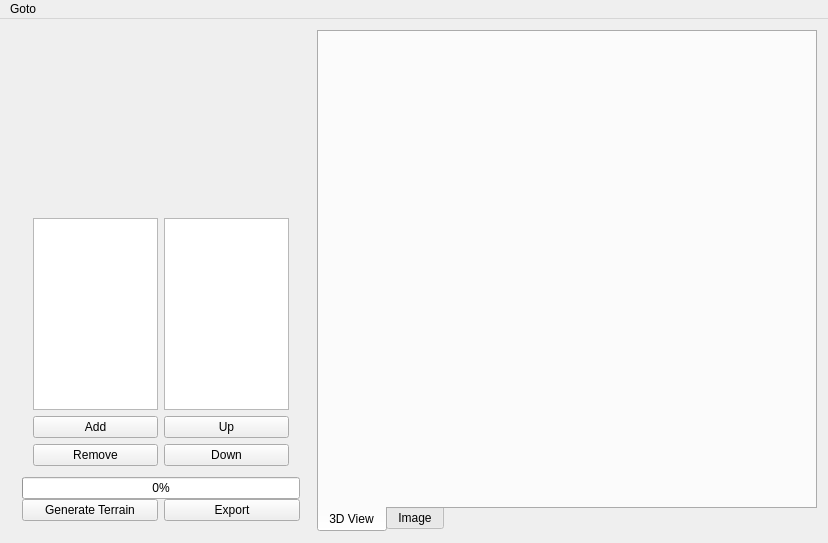
<?xml version="1.0" encoding="UTF-8"?>
<ui version="4.0">
 <class>Application</class>
 <widget class="QMainWindow" name="Application">
  <property name="geometry">
   <rect>
    <x>0</x>
    <y>0</y>
    <width>828</width>
    <height>543</height>
   </rect>
  </property>
  <property name="sizePolicy">
   <sizepolicy hsizetype="Preferred" vsizetype="Preferred">
    <horstretch>0</horstretch>
    <verstretch>0</verstretch>
   </sizepolicy>
  </property>
  <property name="windowTitle">
   <string>HonoursProject (B00176646)</string>
  </property>
  <widget class="QWidget" name="centralWidget">
   <layout class="QGridLayout" name="gridLayout">
    <property name="margin">
     <number>0</number>
    </property>
    <property name="spacing">
     <number>0</number>
    </property>
    <item row="0" column="0">
     <widget class="QStackedWidget" name="stackedWidget_2">
      <property name="currentIndex">
       <number>0</number>
      </property>
      <widget class="QWidget" name="terrain_page">
       <layout class="QHBoxLayout" name="horizontalLayout_8">
        <item>
         <widget class="QWidget" name="widget_2" native="true">
          <property name="maximumSize">
           <size>
            <width>300</width>
            <height>16777215</height>
           </size>
          </property>
          <layout class="QGridLayout" name="gridLayout_3">
           <item row="0" column="0">
            <layout class="QVBoxLayout" name="verticalLayout">
             <property name="spacing">
              <number>0</number>
             </property>
             <item>
              <widget class="QStackedWidget" name="stackedWidget">
               <property name="currentIndex">
                <number>0</number>
               </property>
               <widget class="QWidget" name="terrain_default_param"/>
               <widget class="QWidget" name="terrain_hydraulic_erosion">
                <layout class="QGridLayout" name="gridLayout_6">
                 <item row="0" column="0">
                  <layout class="QFormLayout" name="formLayout_4">
                   <item row="0" column="0">
                    <widget class="QLabel" name="label_8">
                     <property name="text">
                      <string>Water Const</string>
                     </property>
                    </widget>
                   </item>
                   <item row="1" column="0">
                    <widget class="QLabel" name="label_9">
                     <property name="text">
                      <string>Solubility</string>
                     </property>
                    </widget>
                   </item>
                   <item row="3" column="0">
                    <widget class="QLabel" name="label_10">
                     <property name="text">
                      <string>Evaporation Coef.</string>
                     </property>
                    </widget>
                   </item>
                   <item row="4" column="0">
                    <widget class="QLabel" name="label_11">
                     <property name="text">
                      <string>Num Iterations</string>
                     </property>
                    </widget>
                   </item>
                   <item row="2" column="0">
                    <widget class="QLabel" name="label_12">
                     <property name="text">
                      <string>Sediment Capacity</string>
                     </property>
                    </widget>
                   </item>
                   <item row="4" column="1">
                    <widget class="QSpinBox" name="terrain_he_num_iterations">
                     <property name="maximum">
                      <number>10000</number>
                     </property>
                    </widget>
                   </item>
                   <item row="3" column="1">
                    <widget class="QDoubleSpinBox" name="terrain_he_evap_coef">
                     <property name="maximum">
                      <double>100.000000000000000</double>
                     </property>
                     <property name="singleStep">
                      <double>0.010000000000000</double>
                     </property>
                    </widget>
                   </item>
                   <item row="2" column="1">
                    <widget class="QDoubleSpinBox" name="terrain_he_sed_cap">
                     <property name="maximum">
                      <double>100.000000000000000</double>
                     </property>
                     <property name="singleStep">
                      <double>0.020000000000000</double>
                     </property>
                    </widget>
                   </item>
                   <item row="1" column="1">
                    <widget class="QDoubleSpinBox" name="terrain_he_solubility">
                     <property name="maximum">
                      <double>1.000000000000000</double>
                     </property>
                     <property name="singleStep">
                      <double>0.010000000000000</double>
                     </property>
                    </widget>
                   </item>
                   <item row="0" column="1">
                    <widget class="QDoubleSpinBox" name="terrain_he_water_const">
                     <property name="maximum">
                      <double>10.000000000000000</double>
                     </property>
                     <property name="singleStep">
                      <double>0.020000000000000</double>
                     </property>
                    </widget>
                   </item>
                  </layout>
                 </item>
                </layout>
               </widget>
               <widget class="QWidget" name="terrain_voronoi_diagram">
                <layout class="QGridLayout" name="gridLayout_9">
                 <item row="0" column="0">
                  <layout class="QFormLayout" name="formLayout_7">
                   <property name="fieldGrowthPolicy">
                    <enum>QFormLayout::AllNonFixedFieldsGrow</enum>
                   </property>
                   <item row="1" column="0">
                    <widget class="QLabel" name="label_17">
                     <property name="text">
                      <string>Num Points</string>
                     </property>
                    </widget>
                   </item>
                   <item row="1" column="1">
                    <widget class="QSpinBox" name="terrain_vd_num_points">
                     <property name="maximum">
                      <number>10000</number>
                     </property>
                    </widget>
                   </item>
                   <item row="2" column="0">
                    <widget class="QLabel" name="label_18">
                     <property name="text">
                      <string>Weight A</string>
                     </property>
                    </widget>
                   </item>
                   <item row="3" column="0">
                    <widget class="QLabel" name="label_19">
                     <property name="text">
                      <string>Weight B</string>
                     </property>
                    </widget>
                   </item>
                   <item row="2" column="1">
                    <widget class="QDoubleSpinBox" name="terrain_vd_weight_a">
                     <property name="minimum">
                      <double>-10000.000000000000000</double>
                     </property>
                     <property name="maximum">
                      <double>10000.000000000000000</double>
                     </property>
                    </widget>
                   </item>
                   <item row="3" column="1">
                    <widget class="QDoubleSpinBox" name="terrain_vd_weight_b"/>
                   </item>
                   <item row="0" column="0">
                    <widget class="QLabel" name="label_20">
                     <property name="text">
                      <string>Seed</string>
                     </property>
                    </widget>
                   </item>
                   <item row="0" column="1">
                    <widget class="QSpinBox" name="terrain_vd_seed">
                     <property name="maximum">
                      <number>1000000</number>
                     </property>
                    </widget>
                   </item>
                  </layout>
                 </item>
                </layout>
               </widget>
               <widget class="QWidget" name="terrain_voronoi_stencil">
                <layout class="QGridLayout" name="gridLayout_10">
                 <item row="0" column="0">
                  <layout class="QFormLayout" name="formLayout_8">
                   <item row="0" column="0">
                    <widget class="QLabel" name="label_21">
                     <property name="text">
                      <string>Seed</string>
                     </property>
                    </widget>
                   </item>
                   <item row="3" column="0">
                    <widget class="QLabel" name="label_22">
                     <property name="text">
                      <string>White Value</string>
                     </property>
                    </widget>
                   </item>
                   <item row="4" column="0">
                    <widget class="QLabel" name="label_23">
                     <property name="text">
                      <string>Black Value</string>
                     </property>
                    </widget>
                   </item>
                   <item row="3" column="1">
                    <widget class="QDoubleSpinBox" name="terrain_vs_white_value">
                     <property name="minimum">
                      <double>-1.000000000000000</double>
                     </property>
                     <property name="maximum">
                      <double>1.000000000000000</double>
                     </property>
                     <property name="singleStep">
                      <double>0.020000000000000</double>
                     </property>
                    </widget>
                   </item>
                   <item row="4" column="1">
                    <widget class="QDoubleSpinBox" name="terrain_vs_black_value">
                     <property name="minimum">
                      <double>-1.000000000000000</double>
                     </property>
                     <property name="maximum">
                      <double>1.000000000000000</double>
                     </property>
                     <property name="singleStep">
                      <double>0.020000000000000</double>
                     </property>
                    </widget>
                   </item>
                   <item row="0" column="1">
                    <widget class="QSpinBox" name="terrain_vs_seed">
                     <property name="maximum">
                      <number>1000000</number>
                     </property>
                    </widget>
                   </item>
                   <item row="2" column="0">
                    <widget class="QLabel" name="label_25">
                     <property name="text">
                      <string>Probability</string>
                     </property>
                    </widget>
                   </item>
                   <item row="2" column="1">
                    <widget class="QSlider" name="terrain_vs_probability">
                     <property name="maximum">
                      <number>1000</number>
                     </property>
                     <property name="orientation">
                      <enum>Qt::Horizontal</enum>
                     </property>
                    </widget>
                   </item>
                   <item row="1" column="0">
                    <widget class="QLabel" name="label_26">
                     <property name="text">
                      <string>Num Points</string>
                     </property>
                    </widget>
                   </item>
                   <item row="1" column="1">
                    <widget class="QSpinBox" name="terrain_vs_num_feature_points">
                     <property name="maximum">
                      <number>10000</number>
                     </property>
                    </widget>
                   </item>
                  </layout>
                 </item>
                </layout>
               </widget>
               <widget class="QWidget" name="terrain_thermal_erosion">
                <layout class="QGridLayout" name="gridLayout_7">
                 <item row="0" column="0">
                  <layout class="QFormLayout" name="formLayout_5">
                   <item row="0" column="0">
                    <widget class="QLabel" name="label_13">
                     <property name="text">
                      <string>Num Iterations</string>
                     </property>
                    </widget>
                   </item>
                   <item row="0" column="1">
                    <widget class="QSpinBox" name="terrain_te_num_iterations">
                     <property name="toolTip">
                      <string>number of iterations of thermal erosion algorithm</string>
                     </property>
                     <property name="maximum">
                      <number>10000</number>
                     </property>
                    </widget>
                   </item>
                   <item row="1" column="0">
                    <widget class="QLabel" name="label_15">
                     <property name="text">
                      <string>Talus Angle</string>
                     </property>
                    </widget>
                   </item>
                   <item row="1" column="1">
                    <widget class="QDoubleSpinBox" name="terrain_te_talus_ratio">
                     <property name="maximum">
                      <double>10000.000000000000000</double>
                     </property>
                     <property name="singleStep">
                      <double>0.010000000000000</double>
                     </property>
                     <property name="value">
                      <double>0.200000000000000</double>
                     </property>
                    </widget>
                   </item>
                  </layout>
                 </item>
                </layout>
               </widget>
               <widget class="QWidget" name="terrain_inverse_thermal">
                <layout class="QGridLayout" name="gridLayout_8">
                 <item row="0" column="0">
                  <layout class="QFormLayout" name="formLayout_6">
                   <item row="0" column="0">
                    <widget class="QLabel" name="label_14">
                     <property name="text">
                      <string>Num Iterations</string>
                     </property>
                    </widget>
                   </item>
                   <item row="0" column="1">
                    <widget class="QSpinBox" name="terrain_ite_num_iterations">
                     <property name="maximum">
                      <number>10000</number>
                     </property>
                    </widget>
                   </item>
                   <item row="1" column="1">
                    <widget class="QDoubleSpinBox" name="terrain_ite_talus_angle">
                     <property name="maximum">
                      <double>1000000.000000000000000</double>
                     </property>
                     <property name="singleStep">
                      <double>0.010000000000000</double>
                     </property>
                     <property name="value">
                      <double>0.200000000000000</double>
                     </property>
                    </widget>
                   </item>
                   <item row="1" column="0">
                    <widget class="QLabel" name="label_16">
                     <property name="text">
                      <string>Talus Angle</string>
                     </property>
                    </widget>
                   </item>
                  </layout>
                 </item>
                </layout>
               </widget>
               <widget class="QWidget" name="terrain_perlin_noise">
                <layout class="QGridLayout" name="gridLayout_2">
                 <item row="0" column="0">
                  <layout class="QFormLayout" name="formLayout">
                   <property name="topMargin">
                    <number>0</number>
                   </property>
                   <item row="2" column="0">
                    <widget class="QLabel" name="label">
                     <property name="text">
                      <string>Start Octave</string>
                     </property>
                    </widget>
                   </item>
                   <item row="1" column="0">
                    <widget class="QLabel" name="label_2">
                     <property name="text">
                      <string>Persistance</string>
                     </property>
                    </widget>
                   </item>
                   <item row="2" column="1">
                    <widget class="QSpinBox" name="terrain_pl_start_octave"/>
                   </item>
                   <item row="0" column="0">
                    <widget class="QLabel" name="label_5">
                     <property name="text">
                      <string>Seed</string>
                     </property>
                    </widget>
                   </item>
                   <item row="0" column="1">
                    <widget class="QSpinBox" name="terrain_pl_seed">
                     <property name="maximum">
                      <number>1000000</number>
                     </property>
                    </widget>
                   </item>
                   <item row="3" column="0">
                    <widget class="QLabel" name="label_27">
                     <property name="text">
                      <string>End Octave</string>
                     </property>
                    </widget>
                   </item>
                   <item row="3" column="1">
                    <widget class="QSpinBox" name="terrain_pl_end_octave"/>
                   </item>
                   <item row="1" column="1">
                    <widget class="QSlider" name="terrain_pl_persistance">
                     <property name="maximum">
                      <number>1000</number>
                     </property>
                     <property name="value">
                      <number>500</number>
                     </property>
                     <property name="orientation">
                      <enum>Qt::Horizontal</enum>
                     </property>
                    </widget>
                   </item>
                  </layout>
                 </item>
                </layout>
               </widget>
               <widget class="QWidget" name="terrain_normalization">
                <layout class="QFormLayout" name="formLayout_2">
                 <property name="fieldGrowthPolicy">
                  <enum>QFormLayout::AllNonFixedFieldsGrow</enum>
                 </property>
                 <item row="0" column="0">
                  <widget class="QLabel" name="label_3">
                   <property name="text">
                    <string>Min Range</string>
                   </property>
                  </widget>
                 </item>
                 <item row="0" column="1">
                  <layout class="QHBoxLayout" name="horizontalLayout_7">
                   <item>
                    <widget class="QDoubleSpinBox" name="terrain_norm_min"/>
                   </item>
                  </layout>
                 </item>
                 <item row="1" column="0">
                  <widget class="QLabel" name="label_4">
                   <property name="text">
                    <string>Max Range</string>
                   </property>
                  </widget>
                 </item>
                 <item row="1" column="1">
                  <widget class="QDoubleSpinBox" name="terrain_norm_max"/>
                 </item>
                </layout>
               </widget>
               <widget class="QWidget" name="terrain_blend">
                <layout class="QGridLayout" name="gridLayout_5">
                 <item row="1" column="0">
                  <layout class="QFormLayout" name="formLayout_3">
                   <property name="fieldGrowthPolicy">
                    <enum>QFormLayout::AllNonFixedFieldsGrow</enum>
                   </property>
                   <item row="0" column="0">
                    <widget class="QLabel" name="label_24">
                     <property name="text">
                      <string>Blend Factor</string>
                     </property>
                    </widget>
                   </item>
                   <item row="0" column="1">
                    <widget class="QSlider" name="terrain_blend_factor">
                     <property name="maximum">
                      <number>1000</number>
                     </property>
                     <property name="orientation">
                      <enum>Qt::Horizontal</enum>
                     </property>
                    </widget>
                   </item>
                  </layout>
                 </item>
                </layout>
               </widget>
              </widget>
             </item>
             <item>
              <widget class="QWidget" name="widget" native="true">
               <layout class="QHBoxLayout" name="horizontalLayout_2">
                <property name="topMargin">
                 <number>1</number>
                </property>
                <item>
                 <layout class="QVBoxLayout" name="verticalLayout_5">
                  <property name="topMargin">
                   <number>0</number>
                  </property>
                  <item>
                   <widget class="QListWidget" name="terrain_oplist">
                    <property name="toolTip">
                     <string>List of available terrain operations</string>
                    </property>
                    <property name="whatsThis">
                     <string>List of available terrain operations</string>
                    </property>
                   </widget>
                  </item>
                  <item>
                   <widget class="QPushButton" name="terrain_add_op">
                    <property name="text">
                     <string>Add</string>
                    </property>
                   </widget>
                  </item>
                  <item>
                   <widget class="QPushButton" name="terrain_remove_op">
                    <property name="text">
                     <string>Remove</string>
                    </property>
                   </widget>
                  </item>
                 </layout>
                </item>
                <item>
                 <layout class="QVBoxLayout" name="verticalLayout_4">
                  <property name="topMargin">
                   <number>0</number>
                  </property>
                  <property name="rightMargin">
                   <number>0</number>
                  </property>
                  <item>
                   <widget class="QListWidget" name="terrain_active_oplist"/>
                  </item>
                  <item>
                   <widget class="QPushButton" name="terrain_up">
                    <property name="text">
                     <string>Up</string>
                    </property>
                   </widget>
                  </item>
                  <item>
                   <widget class="QPushButton" name="terrain_down">
                    <property name="text">
                     <string>Down</string>
                    </property>
                   </widget>
                  </item>
                 </layout>
                </item>
               </layout>
              </widget>
             </item>
             <item>
              <widget class="QProgressBar" name="terrain_progress">
               <property name="value">
                <number>0</number>
               </property>
              </widget>
             </item>
             <item>
              <layout class="QHBoxLayout" name="horizontalLayout_6">
               <property name="spacing">
                <number>6</number>
               </property>
               <property name="topMargin">
                <number>0</number>
               </property>
               <item>
                <widget class="QPushButton" name="terrain_generate">
                 <property name="text">
                  <string>Generate Terrain</string>
                 </property>
                </widget>
               </item>
               <item>
                <widget class="QPushButton" name="terrain_export">
                 <property name="text">
                  <string>Export</string>
                 </property>
                </widget>
               </item>
              </layout>
             </item>
            </layout>
           </item>
          </layout>
         </widget>
        </item>
        <item>
         <widget class="QTabWidget" name="terrain_viewport_tab">
          <property name="minimumSize">
           <size>
            <width>0</width>
            <height>0</height>
           </size>
          </property>
          <property name="tabPosition">
           <enum>QTabWidget::South</enum>
          </property>
          <property name="currentIndex">
           <number>0</number>
          </property>
          <widget class="QWidget" name="tab">
           <attribute name="title">
            <string>3D View</string>
           </attribute>
           <layout class="QGridLayout" name="gridLayout_4">
            <item row="0" column="0">
             <layout class="QGridLayout" name="terrain_viewport_layout"/>
            </item>
           </layout>
          </widget>
          <widget class="QWidget" name="tab_2">
           <attribute name="title">
            <string>Image</string>
           </attribute>
          </widget>
         </widget>
        </item>
       </layout>
      </widget>
      <widget class="QWidget" name="bsg_page">
       <layout class="QHBoxLayout" name="horizontalLayout_10">
        <item>
         <widget class="QFrame" name="frame">
          <property name="minimumSize">
           <size>
            <width>0</width>
            <height>0</height>
           </size>
          </property>
          <property name="maximumSize">
           <size>
            <width>500</width>
            <height>16777215</height>
           </size>
          </property>
          <property name="frameShape">
           <enum>QFrame::StyledPanel</enum>
          </property>
          <property name="frameShadow">
           <enum>QFrame::Raised</enum>
          </property>
          <layout class="QVBoxLayout" name="verticalLayout_3">
           <property name="spacing">
            <number>0</number>
           </property>
           <property name="margin">
            <number>0</number>
           </property>
           <item>
            <layout class="QVBoxLayout" name="verticalLayout_2">
             <property name="leftMargin">
              <number>0</number>
             </property>
             <item>
              <widget class="QTextEdit" name="bsg_text"/>
             </item>
             <item>
              <layout class="QHBoxLayout" name="horizontalLayout_4">
               <property name="spacing">
                <number>0</number>
               </property>
               <property name="topMargin">
                <number>0</number>
               </property>
               <item>
                <widget class="QPushButton" name="bsg_load">
                 <property name="text">
                  <string>Load</string>
                 </property>
                </widget>
               </item>
               <item>
                <widget class="QPushButton" name="bsg_save">
                 <property name="text">
                  <string>Save</string>
                 </property>
                </widget>
               </item>
               <item>
                <widget class="QPushButton" name="bsg_clear">
                 <property name="text">
                  <string>Clear</string>
                 </property>
                </widget>
               </item>
               <item>
                <widget class="QPushButton" name="bsg_apply">
                 <property name="text">
                  <string>Apply</string>
                 </property>
                </widget>
               </item>
               <item>
                <widget class="QSpinBox" name="bsg_num_iterations">
                 <property name="minimum">
                  <number>1</number>
                 </property>
                 <property name="maximum">
                  <number>1000</number>
                 </property>
                 <property name="value">
                  <number>1</number>
                 </property>
                </widget>
               </item>
              </layout>
             </item>
            </layout>
           </item>
          </layout>
         </widget>
        </item>
        <item>
         <widget class="QFrame" name="frame_2">
          <property name="sizePolicy">
           <sizepolicy hsizetype="Expanding" vsizetype="Preferred">
            <horstretch>0</horstretch>
            <verstretch>0</verstretch>
           </sizepolicy>
          </property>
          <property name="frameShape">
           <enum>QFrame::StyledPanel</enum>
          </property>
          <property name="frameShadow">
           <enum>QFrame::Raised</enum>
          </property>
          <layout class="QGridLayout" name="gridLayout_12">
           <item row="0" column="0">
            <layout class="QGridLayout" name="bsg_viewport"/>
           </item>
          </layout>
         </widget>
        </item>
       </layout>
      </widget>
      <widget class="QWidget" name="texturing_page">
       <layout class="QHBoxLayout" name="horizontalLayout_11">
        <item>
         <widget class="QFrame" name="frame_7">
          <property name="minimumSize">
           <size>
            <width>100</width>
            <height>0</height>
           </size>
          </property>
          <property name="maximumSize">
           <size>
            <width>500</width>
            <height>16777215</height>
           </size>
          </property>
          <property name="frameShape">
           <enum>QFrame::StyledPanel</enum>
          </property>
          <property name="frameShadow">
           <enum>QFrame::Raised</enum>
          </property>
          <layout class="QVBoxLayout" name="verticalLayout_6">
           <item>
            <layout class="QVBoxLayout" name="verticalLayout_7">
             <property name="topMargin">
              <number>0</number>
             </property>
             <item>
              <widget class="QToolBox" name="toolBox">
               <property name="currentIndex">
                <number>0</number>
               </property>
               <widget class="QWidget" name="page">
                <property name="geometry">
                 <rect>
                  <x>0</x>
                  <y>0</y>
                  <width>102</width>
                  <height>102</height>
                 </rect>
                </property>
                <attribute name="label">
                 <string>Shader</string>
                </attribute>
                <layout class="QGridLayout" name="gridLayout_11">
                 <item row="0" column="0">
                  <widget class="QTextEdit" name="proctex_fragedit"/>
                 </item>
                </layout>
               </widget>
               <widget class="QWidget" name="page_2">
                <property name="geometry">
                 <rect>
                  <x>0</x>
                  <y>0</y>
                  <width>102</width>
                  <height>102</height>
                 </rect>
                </property>
                <attribute name="label">
                 <string>Compiler Output</string>
                </attribute>
                <layout class="QGridLayout" name="gridLayout_14">
                 <item row="0" column="0">
                  <widget class="QTextBrowser" name="proctext_errors">
                   <property name="maximumSize">
                    <size>
                     <width>16777215</width>
                     <height>16777215</height>
                    </size>
                   </property>
                  </widget>
                 </item>
                </layout>
               </widget>
              </widget>
             </item>
             <item>
              <layout class="QHBoxLayout" name="horizontalLayout_9">
               <property name="topMargin">
                <number>0</number>
               </property>
               <item>
                <widget class="QPushButton" name="proctex_sac">
                 <property name="text">
                  <string>Save and Compile</string>
                 </property>
                </widget>
               </item>
               <item>
                <widget class="QPushButton" name="proctex_load">
                 <property name="text">
                  <string>Load</string>
                 </property>
                </widget>
               </item>
               <item>
                <widget class="QPushButton" name="proctex_new">
                 <property name="text">
                  <string>New</string>
                 </property>
                </widget>
               </item>
              </layout>
             </item>
            </layout>
           </item>
          </layout>
         </widget>
        </item>
        <item>
         <widget class="QFrame" name="frame_5">
          <property name="sizePolicy">
           <sizepolicy hsizetype="Expanding" vsizetype="Preferred">
            <horstretch>0</horstretch>
            <verstretch>0</verstretch>
           </sizepolicy>
          </property>
          <property name="minimumSize">
           <size>
            <width>0</width>
            <height>0</height>
           </size>
          </property>
          <property name="frameShape">
           <enum>QFrame::StyledPanel</enum>
          </property>
          <property name="frameShadow">
           <enum>QFrame::Raised</enum>
          </property>
          <layout class="QGridLayout" name="gridLayout_13">
           <item row="0" column="0">
            <layout class="QGridLayout" name="proctex_viewport"/>
           </item>
          </layout>
         </widget>
        </item>
       </layout>
      </widget>
      <widget class="QWidget" name="game_page">
       <layout class="QGridLayout" name="gridLayout_16">
        <property name="margin">
         <number>0</number>
        </property>
        <property name="spacing">
         <number>0</number>
        </property>
        <item row="0" column="0">
         <layout class="QGridLayout" name="game_viewport"/>
        </item>
       </layout>
      </widget>
     </widget>
    </item>
   </layout>
  </widget>
  <widget class="QMenuBar" name="menuBar">
   <property name="geometry">
    <rect>
     <x>0</x>
     <y>0</y>
     <width>828</width>
     <height>23</height>
    </rect>
   </property>
   <property name="contextMenuPolicy">
    <enum>Qt::ActionsContextMenu</enum>
   </property>
   <widget class="QMenu" name="menuGoto">
    <property name="title">
     <string>Goto</string>
    </property>
    <addaction name="actionTerrain"/>
    <addaction name="actionBSG"/>
    <addaction name="actionTexturing"/>
    <addaction name="separator"/>
    <addaction name="gameBegin"/>
   </widget>
   <addaction name="menuGoto"/>
  </widget>
  <action name="actionTerrain">
   <property name="text">
    <string>Terrain</string>
   </property>
  </action>
  <action name="actionBSG">
   <property name="text">
    <string>Basic Shape Grammar</string>
   </property>
  </action>
  <action name="actionTexturing">
   <property name="text">
    <string>Texturing</string>
   </property>
  </action>
  <action name="gameBegin">
   <property name="text">
    <string>Game</string>
   </property>
  </action>
 </widget>
 <layoutdefault spacing="6" margin="11"/>
 <resources/>
 <connections/>
</ui>
